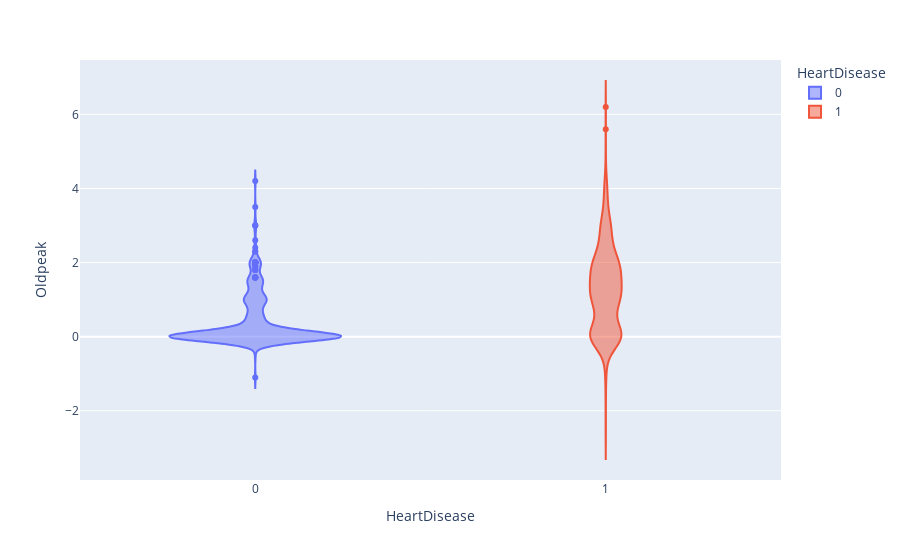

The cell this chart's notebook holds for it:
### Code cell
px.violin(heart_df, x='HeartDisease', y='Oldpeak', color='HeartDisease')

### Figure 1 — Plotly figure (JSON) as saved in the notebook; plotly's stock layout.template omitted (floating-point values rounded to 4 significant figures; data arrays with more than 128 entries replaced by an {"elided": "..."} marker saying what was removed)
{"data": [{"alignmentgroup": "True", "box": {"visible": false}, "hovertemplate": "HeartDisease=%{x}<br>Oldpeak=%{y}<extra></extra>", "legendgroup": "0", "marker": {"color": "#636efa"}, "name": "0", "offsetgroup": "0", "orientation": "v", "scalegroup": "True", "showlegend": true, "type": "violin", "x": {"elided": "410 int values"}, "x0": " ", "xaxis": "x", "y": {"elided": "410 float values"}, "y0": " ", "yaxis": "y"}, {"alignmentgroup": "True", "box": {"visible": false}, "hovertemplate": "HeartDisease=%{x}<br>Oldpeak=%{y}<extra></extra>", "legendgroup": "1", "marker": {"color": "#EF553B"}, "name": "1", "offsetgroup": "1", "orientation": "v", "scalegroup": "True", "showlegend": true, "type": "violin", "x": {"elided": "508 int values"}, "x0": " ", "xaxis": "x", "y": {"elided": "508 float values"}, "y0": " ", "yaxis": "y"}], "layout": {"legend": {"title": {"text": "HeartDisease"}, "tracegroupgap": 0}, "margin": {"t": 60}, "violinmode": "overlay", "xaxis": {"anchor": "y", "categoryarray": [0, 1], "categoryorder": "array", "domain": [0, 1], "title": {"text": "HeartDisease"}}, "yaxis": {"anchor": "x", "domain": [0, 1], "title": {"text": "Oldpeak"}}}}
